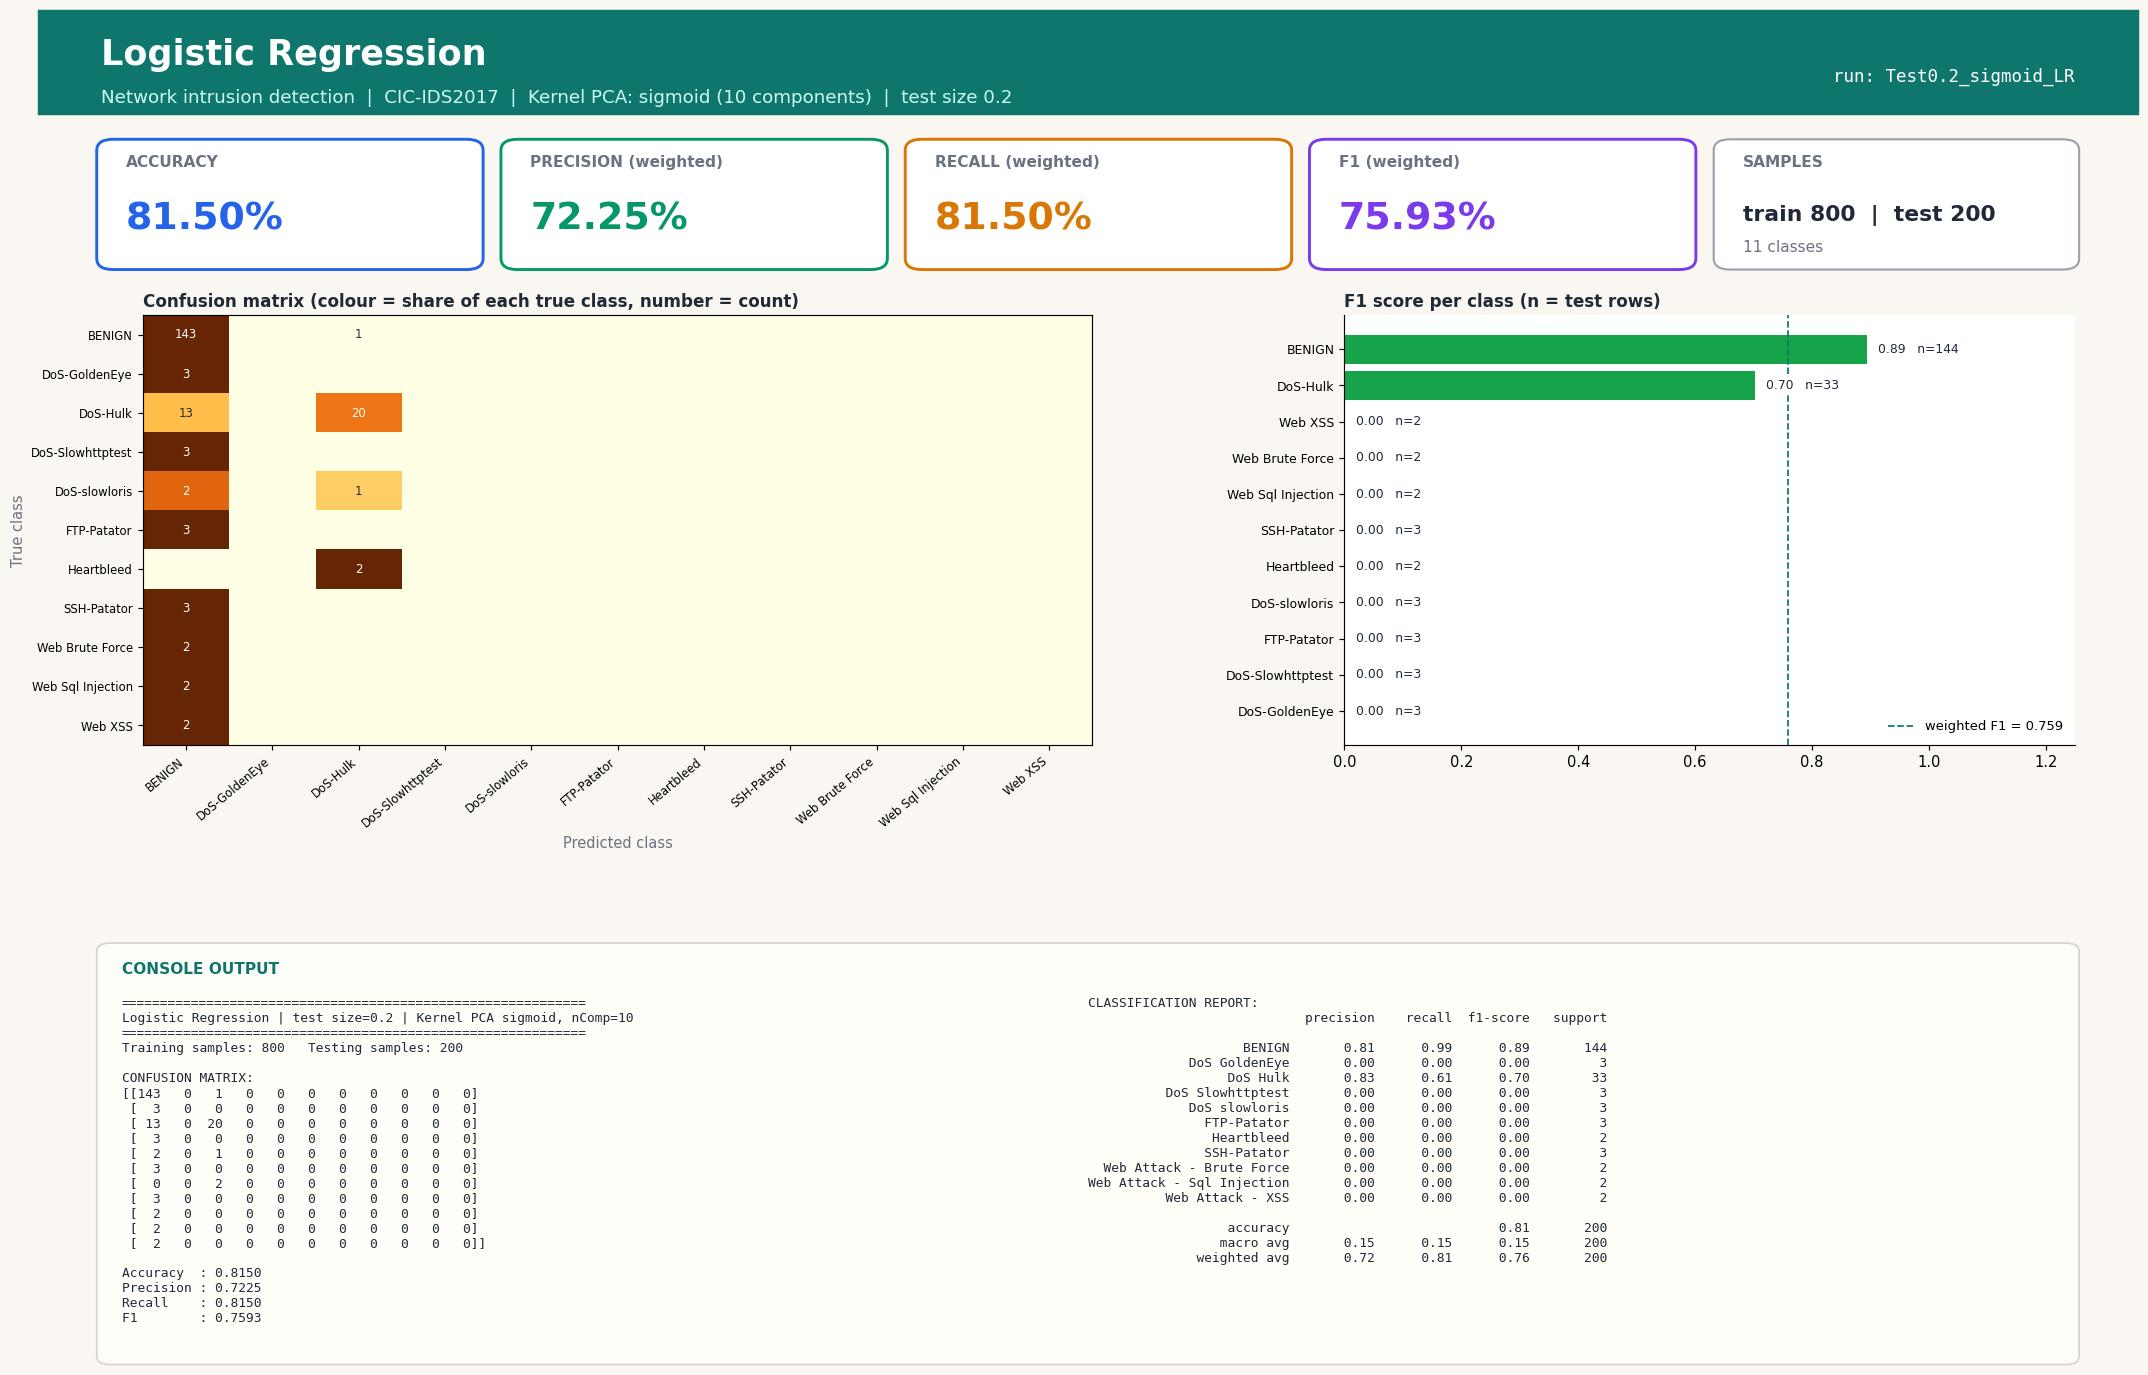

Generate this figure with Python:
#!/usr/bin/env python3
"""Logistic Regression | Test size 0.2 | Kernel PCA kernel=sigmoid, n_components=10
CIC-IDS2017 (Tue+Wed+Thu-morning) 1000-row stratified sample.
Run in any IDE (Spyder / VS Code / PyCharm / Jupyter): open the file and press Run, no arguments needed.
Saves next to this file: 'Test0.2_sigmoid_LR.jpg' - one image with the console output (confusion matrix, metrics, classification report) plus charts."""
import json, os
import numpy as np
import matplotlib.pyplot as plt
from sklearn.decomposition import KernelPCA
from sklearn.linear_model import LogisticRegression
from sklearn.metrics import (accuracy_score, classification_report, confusion_matrix,
                             f1_score, precision_score, recall_score)
from sklearn.model_selection import train_test_split
from sklearn.preprocessing import StandardScaler

TEST_SIZE, KERNEL, N_COMP, ALG, ALG_NAME = 0.2, "sigmoid", 10, "LR", "Logistic Regression"
try:
    HERE = os.path.dirname(os.path.abspath(__file__))
except NameError:                      # Jupyter / interactive console
    HERE = os.getcwd()
def _find_root():                      # folder that contains data/sample.npz (works from any working directory)
    for p in (HERE, os.path.join(HERE, ".."), os.path.join(HERE, "..", ".."), os.getcwd()):
        if os.path.exists(os.path.join(p, "data", "sample.npz")):
            return os.path.abspath(p)
    raise FileNotFoundError("data/sample.npz not found - run prepare_data.py or keep the repo folder structure")
ROOT = _find_root()
tag = f"Test{TEST_SIZE}_{KERNEL}_{ALG}"

# 1. LOAD cached, cleaned sample (see prepare_data.py)
d = np.load(os.path.join(ROOT, "data", "sample.npz"), allow_pickle=True)
X, y, class_names = d["X"], d["y"], [str(c).replace("�", "-") for c in d["classes"]]

# 2. SPLIT
X_train, X_test, y_train, y_test = train_test_split(
    X, y, test_size=TEST_SIZE, random_state=42, stratify=y)

# 3. SCALE (fit on train only)
scaler = StandardScaler()
X_train = scaler.fit_transform(X_train); X_test = scaler.transform(X_test)

# 4. DIMENSIONALITY REDUCTION: Kernel PCA (fit on train only; gamma = sklearn default 1/n_features)
kpca = KernelPCA(n_components=N_COMP, kernel=KERNEL, random_state=0)
X_train = kpca.fit_transform(X_train); X_test = kpca.transform(X_test)

# 5. CLASSIFIER
classifier = LogisticRegression(max_iter=1000, solver="lbfgs", random_state=0)
classifier.fit(X_train, y_train)
y_pred = classifier.predict(X_test)

# 6. METRICS
labels = np.arange(len(class_names))
cm = confusion_matrix(y_test, y_pred, labels=labels)
res = dict(test_size=TEST_SIZE, kernel=KERNEL, n_components=N_COMP, algorithm=ALG, model=ALG_NAME,
           n_train=int(len(y_train)), n_test=int(len(y_test)),
           accuracy=accuracy_score(y_test, y_pred),
           precision=precision_score(y_test, y_pred, average="weighted", zero_division=0),
           recall=recall_score(y_test, y_pred, average="weighted", zero_division=0),
           f1=f1_score(y_test, y_pred, average="weighted", zero_division=0))
report = classification_report(y_test, y_pred, labels=labels, target_names=class_names, zero_division=0)
lines = ["=" * 60, f"{ALG_NAME} | test size={TEST_SIZE} | Kernel PCA {KERNEL}, nComp={N_COMP}", "=" * 60,
         f"Training samples: {len(y_train)}   Testing samples: {len(y_test)}", "", "CONFUSION MATRIX:", np.array2string(cm), ""]
for k in ("accuracy", "precision", "recall", "f1"): lines.append(f"{k.capitalize():10s}: {res[k]:.4f}")
lines += ["", "CLASSIFICATION REPORT:", report]
console_output = "\n".join(lines); print(console_output)

# 7. VISUAL OUTPUT: ONE report-style image (banner, KPI cards, charts, console output) - real results only
from matplotlib.patches import FancyBboxPatch, Rectangle
short = [c.replace("Web Attack - ", "Web ").replace("DoS ", "DoS-") for c in class_names]
rep = classification_report(y_test, y_pred, labels=labels, target_names=class_names, zero_division=0, output_dict=True)
cmn = cm / np.maximum(cm.sum(axis=1, keepdims=True), 1)          # row-normalised = per-class recall
INK, MUTED, BG, ACC = "#1f2937", "#6b7280", "#faf7f2", "#0f766e"
fig = plt.figure(figsize=(20, 13.2), dpi=105, facecolor=BG)
fig.add_artist(Rectangle((0, 0.925), 1, 0.075, transform=fig.transFigure, color=ACC, zorder=0))
fig.text(0.03, 0.968, f"{ALG_NAME}", fontsize=24, fontweight="bold", color="white", va="center")
fig.text(0.03, 0.937, f"Network intrusion detection  |  CIC-IDS2017  |  Kernel PCA: {KERNEL} ({N_COMP} components)  |  test size {TEST_SIZE}",
         fontsize=12.5, color="#ccfbf1", va="center")
fig.text(0.97, 0.952, f"run: {tag}", fontsize=12, color="white", ha="right", va="center", family="monospace")

# KPI cards
cards = [("ACCURACY", res["accuracy"], "#2563eb"), ("PRECISION (weighted)", res["precision"], "#059669"),
         ("RECALL (weighted)", res["recall"], "#d97706"), ("F1 (weighted)", res["f1"], "#7c3aed")]
for i, (lab, v, col) in enumerate(cards):
    x0 = 0.03 + i * 0.1925
    fig.add_artist(FancyBboxPatch((x0, 0.815), 0.18, 0.09, boxstyle="round,pad=0.002,rounding_size=0.008", transform=fig.transFigure,
                                  facecolor="white", edgecolor=col, linewidth=2))
    fig.text(x0 + 0.012, 0.887, lab, fontsize=10.5, color=MUTED, fontweight="bold")
    fig.text(x0 + 0.012, 0.842, f"{v * 100:.2f}%", fontsize=26, color=col, fontweight="bold")
fig.add_artist(FancyBboxPatch((0.80, 0.815), 0.17, 0.09, boxstyle="round,pad=0.002,rounding_size=0.008", transform=fig.transFigure,
                              facecolor="white", edgecolor="#9ca3af", linewidth=1.5))
fig.text(0.812, 0.887, "SAMPLES", fontsize=10.5, color=MUTED, fontweight="bold")
fig.text(0.812, 0.848, f"train {res['n_train']}  |  test {res['n_test']}", fontsize=15, color=INK, fontweight="bold")
fig.text(0.812, 0.826, f"{len(class_names)} classes", fontsize=10.5, color=MUTED)

gs = fig.add_gridspec(1, 2, left=0.05, right=0.97, top=0.78, bottom=0.47, wspace=0.30, width_ratios=[1.3, 1])
ax1 = fig.add_subplot(gs[0, 0]); ax2 = fig.add_subplot(gs[0, 1])
for ax in (ax1, ax2): ax.set_facecolor("white")
im = ax1.imshow(cmn, cmap="YlOrBr", vmin=0, vmax=1, aspect="auto")
ax1.set_xticks(labels); ax1.set_yticks(labels); ax1.set_xticklabels(short, rotation=40, ha="right", fontsize=8); ax1.set_yticklabels(short, fontsize=8)
ax1.set_title("Confusion matrix (colour = share of each true class, number = count)", loc="left", fontsize=11.5, color=INK, fontweight="bold")
ax1.set_xlabel("Predicted class", color=MUTED); ax1.set_ylabel("True class", color=MUTED)
for a_ in labels:
    for b_ in labels:
        if cm[a_, b_]: ax1.text(b_, a_, cm[a_, b_], ha="center", va="center", fontsize=8, color="white" if cmn[a_, b_] > 0.6 else INK)
f1s = [rep[c]["f1-score"] for c in class_names]; sup = [int(rep[c]["support"]) for c in class_names]
order = np.argsort(f1s)
cols = ["#dc2626" if f1s[i] < 0.34 else "#f59e0b" if f1s[i] < 0.67 else "#16a34a" for i in order]
ax2.barh(range(len(order)), [f1s[i] for i in order], color=cols)
ax2.set_yticks(range(len(order))); ax2.set_yticklabels([short[i] for i in order], fontsize=8.5); ax2.set_xlim(0, 1.25)
ax2.set_title("F1 score per class (n = test rows)", loc="left", fontsize=11.5, color=INK, fontweight="bold")
for k, i in enumerate(order): ax2.text(f1s[i] + 0.02, k, f"{f1s[i]:.2f}   n={sup[i]}", va="center", fontsize=8.5, color=INK, zorder=5, bbox=dict(facecolor="white", edgecolor="none", pad=1))
for sp in ("top", "right"): ax2.spines[sp].set_visible(False)
ax2.axvline(res["f1"], color=ACC, ls="--", lw=1.2, label=f"weighted F1 = {res['f1']:.3f}"); ax2.legend(loc="lower right", fontsize=9, frameon=False)

# console output panel (same text that is printed to the console)
fig.add_artist(FancyBboxPatch((0.03, 0.025), 0.94, 0.30, boxstyle="round,pad=0.002,rounding_size=0.006", transform=fig.transFigure,
                              facecolor="#fffdf8", edgecolor="#d6d3d1", linewidth=1.2))
fig.text(0.04, 0.305, "CONSOLE OUTPUT", fontsize=10.5, color=ACC, fontweight="bold")
split_at = lines.index("CLASSIFICATION REPORT:")
fig.text(0.04, 0.288, "\n".join(lines[:split_at]), family="monospace", fontsize=8.8, color=INK, va="top")
fig.text(0.50, 0.288, "\n".join(lines[split_at:]), family="monospace", fontsize=8.8, color=INK, va="top")
plt.savefig(os.path.join(HERE, tag + ".jpg"), format="jpg", bbox_inches="tight", facecolor=BG)
if os.environ.get("ACN_NO_SHOW") != "1": plt.show()   # IDEs display the image; run_all.py disables this
plt.close()

os.makedirs(os.path.join(ROOT, "results", "json"), exist_ok=True)
with open(os.path.join(ROOT, "results", "json", tag + ".json"), "w") as f: json.dump(res, f)
